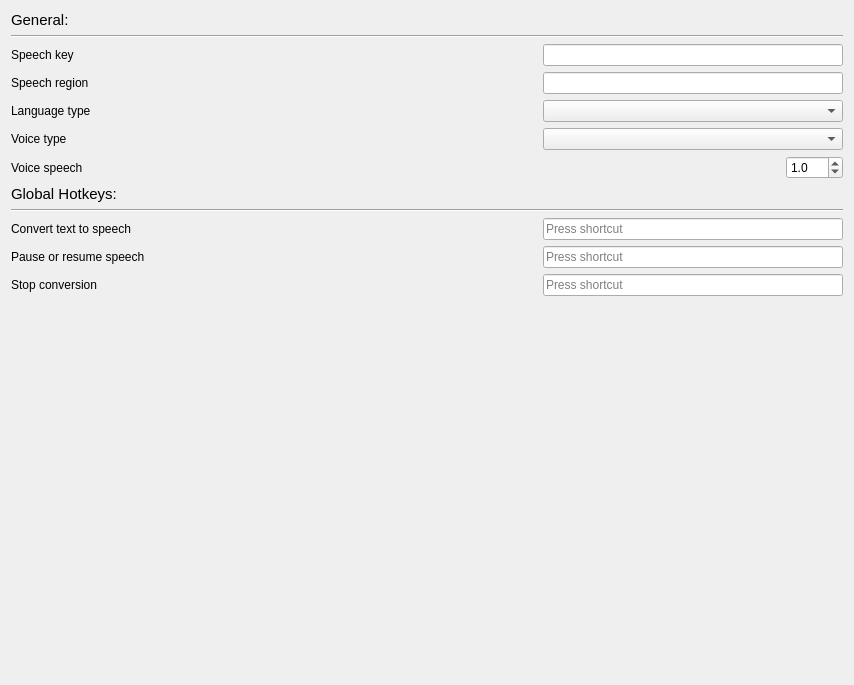
<?xml version="1.0" encoding="UTF-8"?>
<ui version="4.0">
 <class>Form</class>
 <widget class="QWidget" name="Form">
  <property name="geometry">
   <rect>
    <x>0</x>
    <y>0</y>
    <width>854</width>
    <height>685</height>
   </rect>
  </property>
  <property name="windowTitle">
   <string>Form</string>
  </property>
  <layout class="QVBoxLayout" name="verticalLayout">
   <item>
    <widget class="QLabel" name="label_10">
     <property name="font">
      <font>
       <pointsize>11</pointsize>
      </font>
     </property>
     <property name="text">
      <string>General:</string>
     </property>
    </widget>
   </item>
   <item>
    <widget class="Line" name="line_2">
     <property name="orientation">
      <enum>Qt::Horizontal</enum>
     </property>
    </widget>
   </item>
   <item>
    <layout class="QHBoxLayout" name="horizontalLayout">
     <item>
      <widget class="QLabel" name="label">
       <property name="text">
        <string>Speech key</string>
       </property>
      </widget>
     </item>
     <item>
      <spacer name="horizontalSpacer">
       <property name="orientation">
        <enum>Qt::Horizontal</enum>
       </property>
       <property name="sizeHint" stdset="0">
        <size>
         <width>40</width>
         <height>20</height>
        </size>
       </property>
      </spacer>
     </item>
     <item>
      <widget class="QLineEdit" name="lineEdit_speech_key">
       <property name="sizePolicy">
        <sizepolicy hsizetype="Fixed" vsizetype="Fixed">
         <horstretch>0</horstretch>
         <verstretch>0</verstretch>
        </sizepolicy>
       </property>
       <property name="minimumSize">
        <size>
         <width>300</width>
         <height>0</height>
        </size>
       </property>
      </widget>
     </item>
    </layout>
   </item>
   <item>
    <layout class="QHBoxLayout" name="horizontalLayout_2">
     <item>
      <widget class="QLabel" name="label_2">
       <property name="text">
        <string>Speech region</string>
       </property>
      </widget>
     </item>
     <item>
      <spacer name="horizontalSpacer_2">
       <property name="orientation">
        <enum>Qt::Horizontal</enum>
       </property>
       <property name="sizeHint" stdset="0">
        <size>
         <width>40</width>
         <height>20</height>
        </size>
       </property>
      </spacer>
     </item>
     <item>
      <widget class="QLineEdit" name="lineEdit_speech_region">
       <property name="sizePolicy">
        <sizepolicy hsizetype="Fixed" vsizetype="Fixed">
         <horstretch>0</horstretch>
         <verstretch>0</verstretch>
        </sizepolicy>
       </property>
       <property name="minimumSize">
        <size>
         <width>300</width>
         <height>0</height>
        </size>
       </property>
      </widget>
     </item>
    </layout>
   </item>
   <item>
    <layout class="QHBoxLayout" name="horizontalLayout_3">
     <item>
      <widget class="QLabel" name="label_3">
       <property name="text">
        <string>Language type</string>
       </property>
      </widget>
     </item>
     <item>
      <spacer name="horizontalSpacer_3">
       <property name="orientation">
        <enum>Qt::Horizontal</enum>
       </property>
       <property name="sizeHint" stdset="0">
        <size>
         <width>40</width>
         <height>20</height>
        </size>
       </property>
      </spacer>
     </item>
     <item>
      <widget class="QComboBox" name="comboBox_language_type">
       <property name="minimumSize">
        <size>
         <width>300</width>
         <height>0</height>
        </size>
       </property>
      </widget>
     </item>
    </layout>
   </item>
   <item>
    <layout class="QHBoxLayout" name="horizontalLayout_4">
     <item>
      <widget class="QLabel" name="label_4">
       <property name="text">
        <string>Voice type</string>
       </property>
      </widget>
     </item>
     <item>
      <spacer name="horizontalSpacer_4">
       <property name="orientation">
        <enum>Qt::Horizontal</enum>
       </property>
       <property name="sizeHint" stdset="0">
        <size>
         <width>40</width>
         <height>20</height>
        </size>
       </property>
      </spacer>
     </item>
     <item>
      <widget class="QComboBox" name="comboBox_voice_type">
       <property name="minimumSize">
        <size>
         <width>300</width>
         <height>0</height>
        </size>
       </property>
      </widget>
     </item>
    </layout>
   </item>
   <item>
    <layout class="QHBoxLayout" name="horizontalLayout_5">
     <item>
      <widget class="QLabel" name="label_5">
       <property name="text">
        <string>Voice speech</string>
       </property>
      </widget>
     </item>
     <item>
      <spacer name="horizontalSpacer_5">
       <property name="orientation">
        <enum>Qt::Horizontal</enum>
       </property>
       <property name="sizeHint" stdset="0">
        <size>
         <width>40</width>
         <height>20</height>
        </size>
       </property>
      </spacer>
     </item>
     <item>
      <widget class="QDoubleSpinBox" name="doubleSpinBox_voice_speed">
       <property name="decimals">
        <number>1</number>
       </property>
       <property name="singleStep">
        <double>0.100000000000000</double>
       </property>
       <property name="value">
        <double>1.000000000000000</double>
       </property>
      </widget>
     </item>
    </layout>
   </item>
   <item>
    <widget class="QLabel" name="label_9">
     <property name="font">
      <font>
       <pointsize>11</pointsize>
      </font>
     </property>
     <property name="text">
      <string>Global Hotkeys:</string>
     </property>
    </widget>
   </item>
   <item>
    <widget class="Line" name="line">
     <property name="orientation">
      <enum>Qt::Horizontal</enum>
     </property>
    </widget>
   </item>
   <item>
    <layout class="QHBoxLayout" name="horizontalLayout_6">
     <item>
      <widget class="QLabel" name="label_6">
       <property name="text">
        <string>Convert text to speech</string>
       </property>
      </widget>
     </item>
     <item>
      <spacer name="horizontalSpacer_6">
       <property name="orientation">
        <enum>Qt::Horizontal</enum>
       </property>
       <property name="sizeHint" stdset="0">
        <size>
         <width>40</width>
         <height>20</height>
        </size>
       </property>
      </spacer>
     </item>
     <item>
      <widget class="QKeySequenceEdit" name="keySequenceEdit_covert">
       <property name="sizePolicy">
        <sizepolicy hsizetype="Fixed" vsizetype="Fixed">
         <horstretch>0</horstretch>
         <verstretch>0</verstretch>
        </sizepolicy>
       </property>
       <property name="minimumSize">
        <size>
         <width>300</width>
         <height>0</height>
        </size>
       </property>
      </widget>
     </item>
    </layout>
   </item>
   <item>
    <layout class="QHBoxLayout" name="horizontalLayout_7">
     <item>
      <widget class="QLabel" name="label_7">
       <property name="text">
        <string>Pause or resume speech</string>
       </property>
      </widget>
     </item>
     <item>
      <spacer name="horizontalSpacer_7">
       <property name="orientation">
        <enum>Qt::Horizontal</enum>
       </property>
       <property name="sizeHint" stdset="0">
        <size>
         <width>40</width>
         <height>20</height>
        </size>
       </property>
      </spacer>
     </item>
     <item>
      <widget class="QKeySequenceEdit" name="keySequenceEdit_play_pause">
       <property name="sizePolicy">
        <sizepolicy hsizetype="Fixed" vsizetype="Fixed">
         <horstretch>0</horstretch>
         <verstretch>0</verstretch>
        </sizepolicy>
       </property>
       <property name="minimumSize">
        <size>
         <width>300</width>
         <height>0</height>
        </size>
       </property>
      </widget>
     </item>
    </layout>
   </item>
   <item>
    <layout class="QHBoxLayout" name="horizontalLayout_8">
     <item>
      <widget class="QLabel" name="label_8">
       <property name="text">
        <string>Stop conversion</string>
       </property>
      </widget>
     </item>
     <item>
      <spacer name="horizontalSpacer_8">
       <property name="orientation">
        <enum>Qt::Horizontal</enum>
       </property>
       <property name="sizeHint" stdset="0">
        <size>
         <width>40</width>
         <height>20</height>
        </size>
       </property>
      </spacer>
     </item>
     <item>
      <widget class="QKeySequenceEdit" name="keySequenceEdit_stop">
       <property name="sizePolicy">
        <sizepolicy hsizetype="Fixed" vsizetype="Fixed">
         <horstretch>0</horstretch>
         <verstretch>0</verstretch>
        </sizepolicy>
       </property>
       <property name="minimumSize">
        <size>
         <width>300</width>
         <height>0</height>
        </size>
       </property>
      </widget>
     </item>
    </layout>
   </item>
   <item>
    <spacer name="verticalSpacer">
     <property name="orientation">
      <enum>Qt::Vertical</enum>
     </property>
     <property name="sizeHint" stdset="0">
      <size>
       <width>20</width>
       <height>162</height>
      </size>
     </property>
    </spacer>
   </item>
  </layout>
 </widget>
 <resources/>
 <connections/>
</ui>
